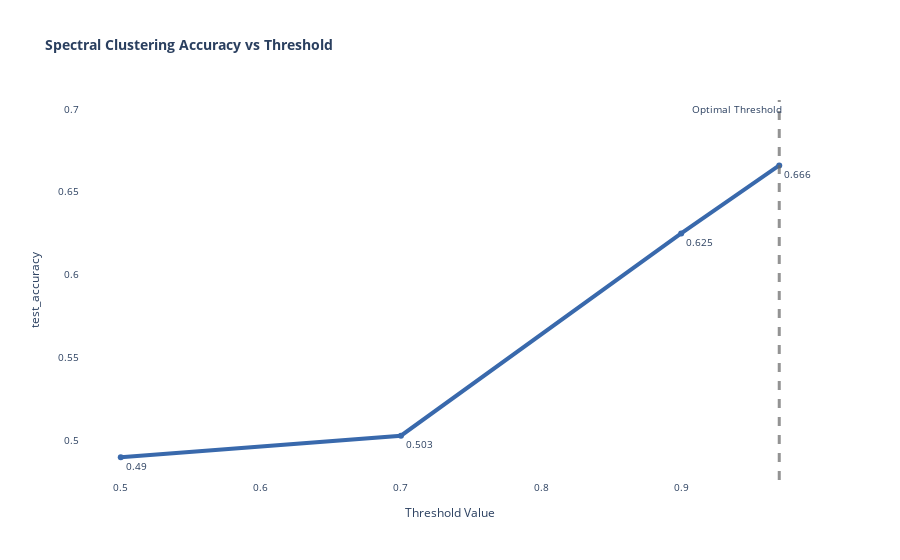

The code cell stored with this chart in its notebook:
### Code cell
fig=px.line(grid_search_results, x="thresh", y="test_accuracy",  title="<b>Spectral Clustering Accuracy vs Threshold<b>", color_discrete_sequence=[px.colors.qualitative.Bold[2]],text="test_accuracy")
fig.add_annotation(x=0.94, y=0.7,
            text="Optimal Threshold",
            showarrow=False,   
            )
fig.update_traces(textposition="bottom right")
fig.update_traces(line=dict(width=4,))
fig.update_xaxes(title="Threshold Value")
fig.update_layout(plot_bgcolor='rgba(0,0,0,0)', showlegend=False)
fig.add_vline(x=0.97, line_width=3, line_dash="dash", line_color=px.colors.qualitative.Dark2[7], opacity=0.7)
fig.update_layout(font=dict(size=10),)
#fig.write_html("optimal_threshold.html")

### Figure 1 — Plotly figure (JSON) as saved in the notebook; plotly's stock layout.template omitted (floating-point values rounded to 4 significant figures)
{"data": [{"hovertemplate": "thresh=%{x}<br>test_accuracy=%{text}<extra></extra>", "legendgroup": "", "line": {"color": "rgb(57, 105, 172)", "dash": "solid", "width": 4}, "marker": {"symbol": "circle"}, "mode": "markers+text+lines", "name": "", "orientation": "v", "showlegend": false, "text": [0.49, 0.503, 0.625, 0.666], "textposition": "bottom right", "type": "scatter", "x": [0.5, 0.7, 0.9, 0.97], "xaxis": "x", "y": [0.49, 0.503, 0.625, 0.666], "yaxis": "y"}], "layout": {"annotations": [{"showarrow": false, "text": "Optimal Threshold", "x": 0.94, "y": 0.7}], "font": {"size": 10}, "legend": {"tracegroupgap": 0}, "plot_bgcolor": "rgba(0,0,0,0)", "shapes": [{"line": {"color": "rgb(102,102,102)", "dash": "dash", "width": 3}, "opacity": 0.7, "type": "line", "x0": 0.97, "x1": 0.97, "xref": "x", "y0": 0, "y1": 1, "yref": "y domain"}], "showlegend": false, "title": {"text": "<b>Spectral Clustering Accuracy vs Threshold<b>"}, "xaxis": {"anchor": "y", "domain": [0, 1], "title": {"text": "Threshold Value"}}, "yaxis": {"anchor": "x", "domain": [0, 1], "title": {"text": "test_accuracy"}}}}
